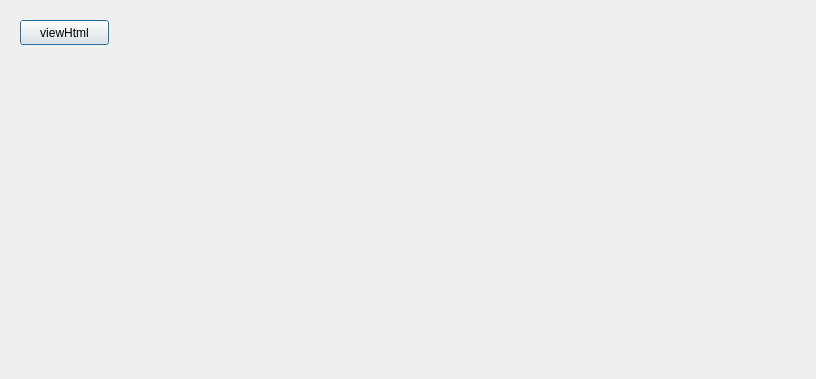
<?xml version="1.0" encoding="UTF-8"?>
<ui version="4.0">
 <class>ViewPersonalHtmlDialog</class>
 <widget class="QDialog" name="ViewPersonalHtmlDialog">
  <property name="geometry">
   <rect>
    <x>0</x>
    <y>0</y>
    <width>816</width>
    <height>379</height>
   </rect>
  </property>
  <property name="windowTitle">
   <string>Dialog</string>
  </property>
  <widget class="QPushButton" name="pushButton">
   <property name="geometry">
    <rect>
     <x>20</x>
     <y>20</y>
     <width>89</width>
     <height>25</height>
    </rect>
   </property>
   <property name="text">
    <string>viewHtml</string>
   </property>
  </widget>
 </widget>
 <resources/>
 <connections/>
</ui>
